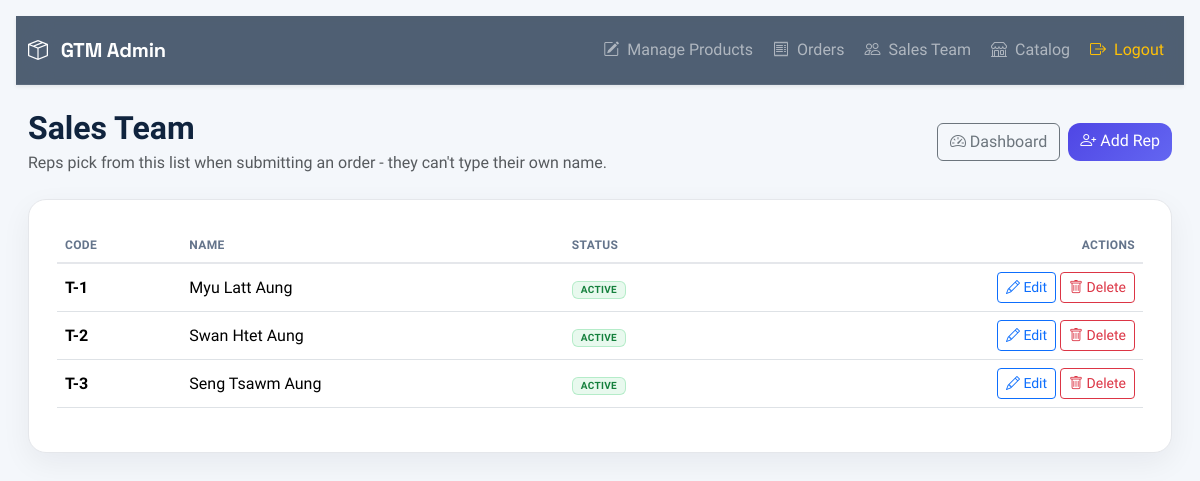
Page /admin/reps (signed in) on the committed database.
### tables this page shows
CREATE TABLE sales_reps (
            id INTEGER PRIMARY KEY AUTOINCREMENT,
            code TEXT NOT NULL,
            name TEXT NOT NULL,
            active INTEGER DEFAULT 1
        );

### app.py (the view)
@app.route("/admin/reps")
def admin_reps():
    if not login_required():
        return redirect(url_for("login"))
    reps = db.get_all_reps()
    return render_template("admin_reps.html", reps=reps)

### app.py (called while the page is built)
def login_required():
    return session.get("admin") is True

### db.py (called while the page is built)
def get_db_connection():
    conn = sqlite3.connect(DATABASE_FILE)
    conn.row_factory = sqlite3.Row
    return conn

def get_all_reps():
    conn = get_db_connection()
    rows = conn.execute("SELECT * FROM sales_reps ORDER BY code ASC, name ASC").fetchall()
    conn.close()
    return [dict(r) for r in rows]

### templates/admin_reps.html (shortened to what this page needs)
{% extends "base.html" %}
{% block extra_css %}
<link rel="stylesheet" href="{{ url_for('static', filename='css/admin.css') }}">
{% endblock %}
{% block content %}
<div class="d-flex justify-content-between align-items-center flex-wrap gap-2 mb-4">
    <div>
        <h2 class="fw-bold mb-1">Sales Team</h2>
        <p class="text-muted mb-0">Reps pick from this list when submitting an order - they can't type their own name.</p>
    </div>
    <div class="d-flex gap-2">
        <a href="{{ url_for('admin') }}" class="btn btn-outline-secondary">
            <i class="bi bi-speedometer2"></i>
            Dashboard
        </a>
        <a href="{{ url_for('admin_rep_add') }}" class="btn btn-primary">
            <i class="bi bi-person-plus"></i>
            Add Rep
        </a>
    </div>
</div>
<div class="dashboard-card">
    <div class="table-responsive">
        <table class="table align-middle product-table">
            <thead>
                <tr>
                    <th>Code</th>
                    <th>Name</th>
                    <th>Status</th>
                    <th class="text-end">Actions</th>
                </tr>
            </thead>
            <tbody>
                {% for r in reps %}
                <tr>
                    <td class="fw-semibold">{{ r['code'] }}</td>
                    <td>{{ r['name'] }}</td>
                    <td>
                        <span class="badge {% if r['active'] %}badge-instock{% else %}badge-oos{% endif %}">
                            {{ 'Active' if r['active'] else 'Inactive' }}
                        </span>
                    </td>
                    <td class="text-end">
                        <a href="{{ url_for('admin_rep_edit', rep_id=r['id']) }}" class="btn btn-sm btn-outline-primary">
                            <i class="bi bi-pencil"></i>
                            Edit
                        </a>
                        <form method="POST"
                              action="{{ url_for('admin_rep_delete', rep_id=r['id']) }}"
                              class="d-inline"
                              onsubmit="return confirm('Delete {{ r['code'] }} ({{ r['name'] }})? This cannot be undone.');">
                            <button type="submit" class="btn btn-sm btn-outline-danger">
                                <i class="bi bi-trash"></i>
                                Delete
                            </button>
                        </form>
                    </td>
                </tr>
                {% else %}
                <tr>
                    <td colspan="4" class="text-center text-muted py-4">
                        No sales reps yet. Add one to let reps start submitting orders.
                    </td>
                </tr>
                {% endfor %}
            </tbody>
        </table>
    </div>
</div>
{% endblock %}

### static/css/style.css (style rules this page uses)
:root { --ocean: #2563EB; --leaf: #22C55E; --aqua: #06B6D4; --mint: #34D399; --ink: #10243E; --canvas: #FAFCFB; --bg: var(--canvas); --surface: #ffffff; --text: var(--ink); --muted: #64748B; --primary: var(--ocean); --border: #E2E8F0; --success: var(--leaf); --danger: #94A3B8; --font-display: "Space Grotesk", sans-serif; --font-body: "Plus Jakarta Sans", sans-serif; --font-mono: "JetBrains Mono", monospace; }
* { box-sizing: border-box; margin: 0; padding: 0; }
html { overflow-x: hidden; }
body { max-width: 100%; font-family: var(--font-body); background-color: var(--bg); padding: 16px; color: var(--text); }
.badge { font-family: var(--font-body); font-size: 10px; font-weight: 700; padding: 3px 8px; border-radius: 6px; text-transform: uppercase; letter-spacing: .03em; white-space: nowrap; }
.badge-instock { background: rgba(34, 197, 94, .10); color: #15803D; border: 1px solid rgba(34, 197, 94, .25); }

### static/css/admin.css (style rules this page uses)
body { background:#f4f7fb; }
.dashboard-card { background:#ffffff; border-radius:18px; padding:28px; border:1px solid #e5e7eb; box-shadow:0 10px 30px rgba(15,23,42,.06); transition:.25s ease; height:100%; }
.btn-primary { border:none; border-radius:12px; background:linear-gradient(135deg,#4f46e5,#6366f1); transition:.25s; }
.product-table th { font-size: 12px; text-transform: uppercase; letter-spacing: 0.03em; color: #64748b; border-bottom: 2px solid #e5e7eb; }
.product-table td { vertical-align: middle; }

### rows in the picture
sales_reps: code "T-1", name "Myu Latt Aung", active "ACTIVE"
sales_reps: code "T-2", name "Swan Htet Aung", active "ACTIVE"
sales_reps: code "T-3", name "Seng Tsawm Aung", active "ACTIVE"
